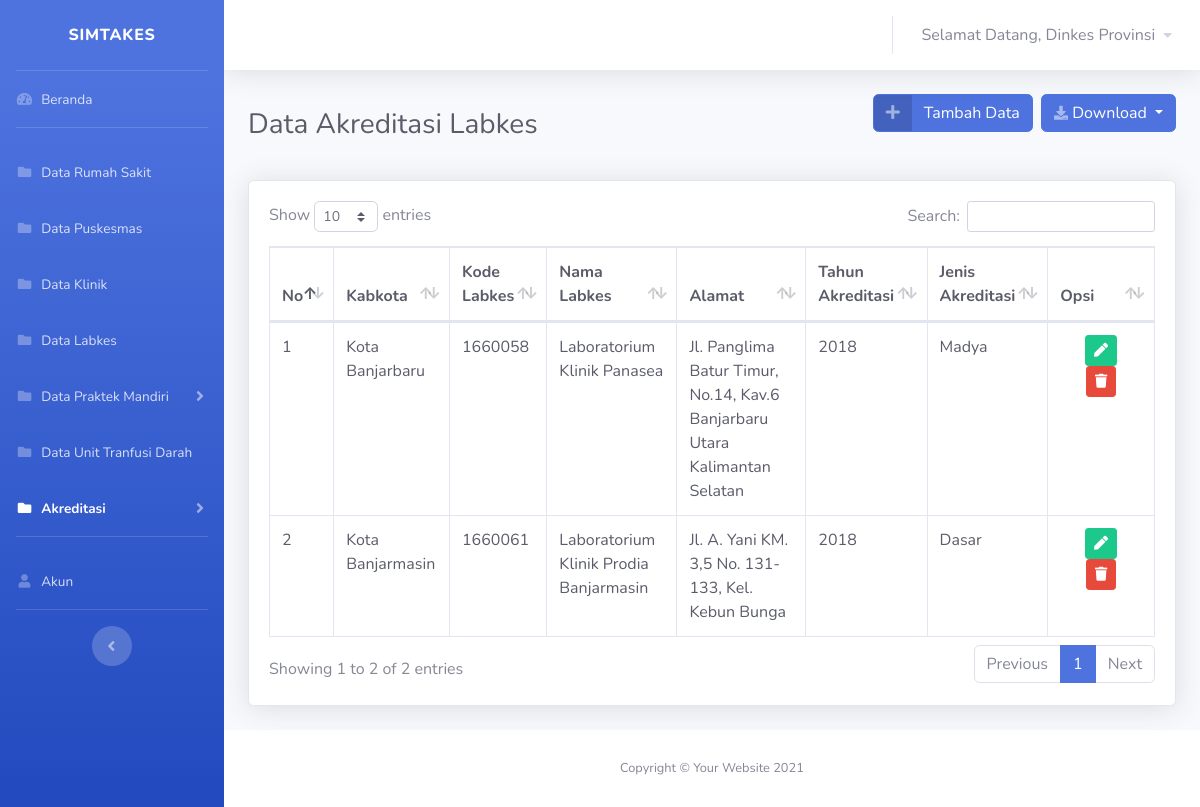
Screenshot of /views/dinkes/akreditasi/akreditasi_labkes.php (signed in) with the database file from the repository.
### tables this page shows
CREATE TABLE `user` (
  `id_user` int(11) NOT NULL,
  `username` varchar(30) NOT NULL,
  `nama` varchar(100) NOT NULL,
  `password` varchar(30) NOT NULL,
  `id_role` int(11) NOT NULL
);

CREATE TABLE `akreditasi` (
  `id_ak` int(10) NOT NULL,
  `id_kategori` int(11) NOT NULL,
  `kode` varchar(30) NOT NULL,
  `nama` varchar(100) NOT NULL,
  `jenis_akreditasi` varchar(30) NOT NULL,
  `tahun` varchar(30) NOT NULL
);

### koneksi.php (called while the page is built, shortened)
<?php
$koneksi = mysqli_connect("localhost", "root", "", "simtakes") or die(mysqli_error($koneksi));
$username = $_SESSION['username'];
$id_role = $_SESSION['id_role'];
function query($query)
{
    global $koneksi;
    $result = mysqli_query($koneksi, $query);
    $rows = [];
    while ($row = mysqli_fetch_assoc($result)) {
        $rows[] = $row;
    }
    return $rows;
}
?>

### views/dinkes/akreditasi/akreditasi_labkes.php (the view, shortened to what this page needs)
<?php
require '../../../koneksi.php';
if ($id_role == '15') {
    $ak = query("SELECT * FROM view_alabkes WHERE kabkota = 'Kota Banjarmasin' ORDER BY nama");
} elseif ($id_role == '3') {
    $ak = query("SELECT * FROM view_alabkes WHERE kabkota = 'Kabupaten Balangan' ORDER BY nama");
} elseif ($id_role == '4') {
    $ak = query("SELECT * FROM view_alabkes WHERE kabkota = 'Kabupaten Banjar' ORDER BY nama");
} elseif ($id_role == '5') {
    $ak = query("SELECT * FROM view_alabkes WHERE kabkota = 'Kabupaten Barito Kuala' ORDER BY nama");
} elseif ($id_role == '6') {
    $ak = query("SELECT * FROM view_alabkes WHERE kabkota = 'Kabupaten Hulu Sungai Selatan' ORDER BY nama");
} elseif ($id_role == '7') {
    $ak = query("SELECT * FROM view_alabkes WHERE kabkota = 'Kabupaten Hulu Sungai Tengah' ORDER BY nama");
} elseif ($id_role == '8') {
    $ak = query("SELECT * FROM view_alabkes WHERE kabkota = 'Kabupaten Hulu Sungai Utara' ORDER BY nama");
} elseif ($id_role == '9') {
    $ak = query("SELECT * FROM view_alabkes WHERE kabkota = 'Kabupaten Kotabaru' ORDER BY nama");
} elseif ($id_role == '10') {
    $ak = query("SELECT * FROM view_alabkes WHERE kabkota = 'Kabupaten Tabalong' ORDER BY nama");
} elseif ($id_role == '11') {
    $ak = query("SELECT * FROM view_alabkes WHERE kabkota = 'Kabupaten Tanah Bumbu' ORDER BY nama");
} elseif ($id_role == '12') {
    $ak = query("SELECT * FROM view_alabkes WHERE kabkota = 'Kabupaten Tanah Laut' ORDER BY nama");
} elseif ($id_role == '13') {
    $ak = query("SELECT * FROM view_alabkes WHERE kabkota = 'Kabupaten Tapin' ORDER BY nama");
} elseif ($id_role == '14') {
    $ak = query("SELECT * FROM view_alabkes WHERE kabkota = 'Kota Banjarbaru' ORDER BY nama");
} elseif ($id_role == '2') {
    $ak = query("SELECT * FROM view_alabkes ORDER BY kabkota");
} else {
    echo "<script>alert('Anda harus login ulang!');
		document.location = '../../../index.php';
		</script>";
    exit();
}
?>
<!DOCTYPE html>
<html lang="en">
<head>
    <link href="../../../vendor/fontawesome-free/css/all.min.css" rel="stylesheet" type="text/css">
    <link href="../../../css/sb-admin-2.min.css" rel="stylesheet">
    <link href="../../../vendor/datatables/dataTables.bootstrap4.min.css" rel="stylesheet">
</head>
<body id="page-top">
    <div id="wrapper">
        <ul class="navbar-nav bg-gradient-primary sidebar sidebar-dark accordion" id="accordionSidebar">
            <a class="sidebar-brand d-flex align-items-center justify-content-center" href="dashboard.php">
                <div class="sidebar-brand-text mx-3">SIMTAKES</div>
            </a>
            <hr class="sidebar-divider my-0">
            <li class="nav-item ">
                <a class="nav-link" href="../dashboard.php">
                    <i class="fas fa-fw fa-tachometer-alt"></i>
                    <span>Beranda</span></a>
            </li>
            <hr class="sidebar-divider">
            <li class="nav-item">
                <a class="nav-link" href="../rumahsakit/rumahsakit.php">
                <i class="fas fa-fw fa-folder"></i>
                    <span>Data Rumah Sakit</span></a>
            </li>
            <li class="nav-item ">
                <a class="nav-link " href="../puskesmas/puskesmas.php" >
                    <i class="fas fa-fw fa-folder"></i>
                    <span>Data Puskesmas</span>
                </a>
            </li>
            <li class="nav-item ">
                <a class="nav-link " href="../klinik/klinik.php" >
                    <i class="fas fa-fw fa-folder"></i>
                    <span>Data Klinik</span>
                </a>
            </li>
            <li class="nav-item">
                <a class="nav-link " href="../labkes/labkes.php" >
                    <i class="fas fa-fw fa-folder"></i>
                    <span>Data Labkes</span>
                </a>
            </li>
            <li class="nav-item">
                <a class="nav-link collapsed" href="#" data-toggle="collapse" data-target="#collapsePages"
                    aria-expanded="true" aria-controls="collapsePages">
                    <i class="fas fa-fw fa-folder"></i>
                    <span>Data Praktek Mandiri</span>
                </a>
            </li>
            <li class="nav-item">
                <a class="nav-link" href="../transfusidarah/transfusidarah.php">
                <i class="fas fa-fw fa-folder"></i>
                    <span>Data Unit Tranfusi Darah</span></a>
            </li>
            <li class="nav-item active">
                <a class="nav-link collapsed" href="#" data-toggle="collapse" data-target="#collapseAkreditasi"
                    aria-expanded="true" aria-controls="collapseAkreditasi">
                    <i class="fas fa-fw fa-folder"></i>
                    <span>Akreditasi</span>
                </a>
            </li>
            <hr class="sidebar-divider d-none d-md-block">
            <?php
            if ($id_role == 2) {
                echo $p  = '
                <li class="nav-item ">
                <a class="nav-link" href="../user/user.php">
                <i class="fas fa-fw fa-user"></i>
                    <span>Akun</span></a>
            </li>
            <hr class="sidebar-divider d-none d-md-block">';
            }
            ?>
            <div class="text-center d-none d-md-inline">
                <button class="rounded-circle border-0" id="sidebarToggle"></button>
            </div>
        </ul>
        <div id="content-wrapper" class="d-flex flex-column">
            <div id="content">
                <nav class="navbar navbar-expand navbar-light bg-white topbar mb-4 static-top shadow">
                    <ul class="navbar-nav ml-auto">
                        <li class="nav-item dropdown no-arrow">
                            <a class="nav-link dropdown-toggle" href="#" id="userDropdown" role="button"
                                data-toggle="dropdown" aria-haspopup="true" aria-expanded="false">
                                <span class="mr-2 d-none d-lg-inline text-gray-600">Selamat Datang,
                                <?php $index = mysqli_query($koneksi,"SELECT nama from user where username='$username' AND id_role = '$id_role'");
                                $row = mysqli_fetch_array($index);
                                if ($row && $row["nama"] == !'') {
                                echo $row['nama'];
                                }else
                                {
                                echo "no class";
                                }
                                ?>
                                </span>
                                    <i class="fas fa-caret-down fa-sm"></i>
                            </a>
                        </li>
                    </ul>
                </nav>
                <div class="container-fluid">
                    <div class="d-sm-flex align-items-center justify-content-between mb-4">
                        <h1 class="h3 mb-0 text-gray-800">Data Akreditasi Labkes</h1>
                        <div class="d-sm-flex align-items-center justify-content-between mb-4">
                            <a href="alabkes-tambah.php" class="btn btn-primary btn-icon-split">
                                            <span class="icon text-white-50">
                                                <i class="fas fa-plus"></i>
                                            </span>
                                            <span class="text">Tambah Data</span>
                            </a>&nbsp;&nbsp;
                            <div class="btn-group">
                                <button type="button" class="btn btn-primary dropdown-toggle " data-toggle="dropdown" aria-haspopup="true" aria-expanded="false"><i
                                    class="fas fa-download fa-sm text-white-50"></i>
                                    Download
                                </button>
                            </div>
                        </div>
                    </div>
                        <div class="card shadow mb-4">
                            <div class="card-body">
                                <div class="table-responsive">
                                    <table class="table table-bordered text-dark" id="dataTable" width="100%" cellspacing="5">
                                        <thead>
                                            <tr>
                                            <th>No</th>
                                            <th>Kabkota</th>
                                            <th>Kode Labkes</th>
                                            <th>Nama Labkes</th>
                                            <th>Alamat</th>
                                            <th>Tahun Akreditasi</th>
                                            <th>Jenis Akreditasi</th>
                                            <th>Opsi</th>
                                            </tr>
                                        </thead>
                                        <tbody>
                                            <?php $no = 1; ?>
                                            <?php foreach ($ak as $ak) : ?>
                                            <tr>
                                                <td><?= $no++ ?></td>
                                                <td><?= $ak['kabkota'] ?></td>
                                                <td><?= $ak['kode'] ?></td>
                                                <td><?= $ak['nama'] ?></td>
                                                <td><?= $ak['alamat'] ?></td>
                                                <td><?= $ak['tahun'] ?></td>
                                                <td><?= $ak['jenis_akreditasi'] ?></td>
                                                <td>
                                                <div class="container text-center">
                                                    <a href="alabkes-edit.php?id_ak=<?= $ak['id_ak']; ?>"class="btn btn-success btn-sm"><i class="fa fa-pen"></i></a>
                                                    <a  href="hapusalabkes.php?id_ak=<?= $ak['id_ak']; ?>" class="btn btn-danger btn-sm" onclick="return confirm('Apakah anda yakin ingin menghapus data Akreditasi Labkes <?= $ak['nama']; ?> ?');"><i class="fa fa-trash"></i></a></td>
                                                </div>
                                            <?php endforeach ?>
                                </div>
                            </div>
                        </div>
                </div>
            </div>
            <footer class="sticky-footer bg-white">
                <div class="container my-auto">
                    <div class="copyright text-center my-auto">
                        <span>Copyright &copy; Your Website 2021</span>
                    </div>
                </div>
            </footer>
</body>
</html>

### rows the page displays
user: nama "Dinkes Provinsi"
akreditasi: kabkota "Kota Banjarbaru", kode "1660058", nama "Laboratorium Klinik Panasea", alamat "Jl. Panglima Batur Timur, No.14, Kav.6 Banjarbaru Utara Kalimantan Selatan", tahun "2018", jenis_akreditasi "Madya"
akreditasi: kabkota "Kota Banjarmasin", kode "1660061", nama "Laboratorium Klinik Prodia Banjarmasin", alamat "Jl. A. Yani KM. 3,5 No. 131-133, Kel. Kebun Bunga", tahun "2018", jenis_akreditasi "Dasar"
